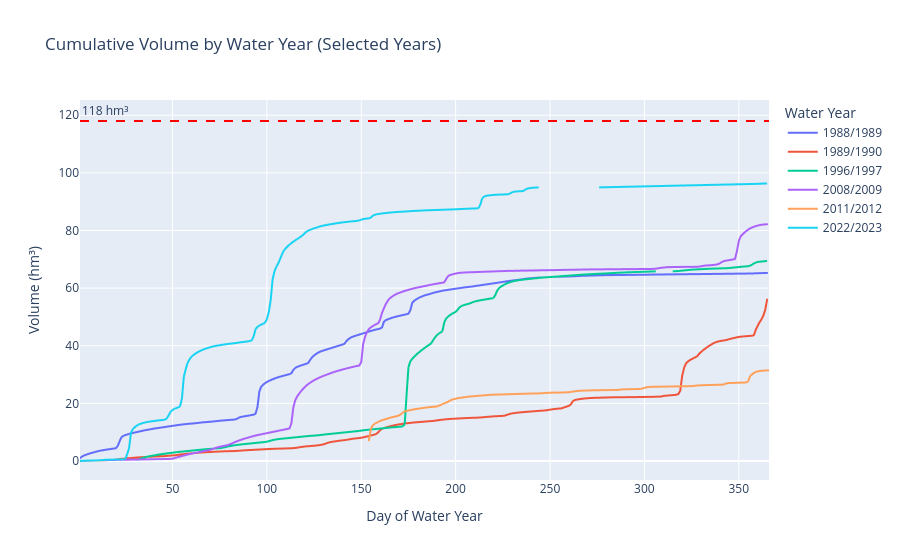

Source (notebook cell):
### Code cell
# Select specific water years
selected_years = [1988, 1989, 1996, 2008, 2011, 2022]
df_selected = df_filtered[df_filtered['water_year'].isin(selected_years)].copy()
df_selected['water_year_label'] = df_selected['water_year'].astype(str) + '/' + (df_selected['water_year']+1).astype(str)

fig = px.line(
    df_selected, 
    x='day_of_water_year', 
    y='Daily_Volume_hm3', 
    color='water_year_label',
    title='Cumulative Volume by Water Year (Selected Years)',
    labels={'day_of_water_year': 'Day of Water Year', 'Daily_Volume_hm3': 'Cumulative Volume (hm³)', 'water_year_label': 'Water Year'}
)

# Add a horizontal line at 118 hm3 - Casupá Reservoir Capacity
fig.add_hline(y=118, line_dash="dash", line_color="red", annotation_text="118 hm³", annotation_position="top left")

# Customize the plot layout
fig.update_layout(
    xaxis_title='Day of Water Year',
    yaxis_title='Volume (hm³)'
)

# Show the plot
fig.show()

### Figure 1 — Plotly figure (JSON) as saved in the notebook; plotly's stock layout.template omitted (floating-point values rounded to 4 significant figures; data arrays with more than 128 entries replaced by an {"elided": "..."} marker saying what was removed)
{"data": [{"hovertemplate": "Water Year=1988/1989<br>Day of Water Year=%{x}<br>Cumulative Volume (hm³)=%{y}<extra></extra>", "legendgroup": "1988/1989", "line": {"color": "#636efa", "dash": "solid"}, "marker": {"symbol": "circle"}, "mode": "lines", "name": "1988/1989", "showlegend": true, "type": "scattergl", "x": {"elided": "365 int values"}, "xaxis": "x", "y": {"elided": "365 float values"}, "yaxis": "y"}, {"hovertemplate": "Water Year=1989/1990<br>Day of Water Year=%{x}<br>Cumulative Volume (hm³)=%{y}<extra></extra>", "legendgroup": "1989/1990", "line": {"color": "#EF553B", "dash": "solid"}, "marker": {"symbol": "circle"}, "mode": "lines", "name": "1989/1990", "showlegend": true, "type": "scattergl", "x": {"elided": "365 int values"}, "xaxis": "x", "y": {"elided": "365 float values"}, "yaxis": "y"}, {"hovertemplate": "Water Year=1996/1997<br>Day of Water Year=%{x}<br>Cumulative Volume (hm³)=%{y}<extra></extra>", "legendgroup": "1996/1997", "line": {"color": "#00cc96", "dash": "solid"}, "marker": {"symbol": "circle"}, "mode": "lines", "name": "1996/1997", "showlegend": true, "type": "scattergl", "x": {"elided": "365 int values"}, "xaxis": "x", "y": {"elided": "365 float values"}, "yaxis": "y"}, {"hovertemplate": "Water Year=2008/2009<br>Day of Water Year=%{x}<br>Cumulative Volume (hm³)=%{y}<extra></extra>", "legendgroup": "2008/2009", "line": {"color": "#ab63fa", "dash": "solid"}, "marker": {"symbol": "circle"}, "mode": "lines", "name": "2008/2009", "showlegend": true, "type": "scattergl", "x": {"elided": "365 int values"}, "xaxis": "x", "y": {"elided": "365 float values"}, "yaxis": "y"}, {"hovertemplate": "Water Year=2011/2012<br>Day of Water Year=%{x}<br>Cumulative Volume (hm³)=%{y}<extra></extra>", "legendgroup": "2011/2012", "line": {"color": "#FFA15A", "dash": "solid"}, "marker": {"symbol": "circle"}, "mode": "lines", "name": "2011/2012", "showlegend": true, "type": "scattergl", "x": {"elided": "366 int values"}, "xaxis": "x", "y": {"elided": "366 float values"}, "yaxis": "y"}, {"hovertemplate": "Water Year=2022/2023<br>Day of Water Year=%{x}<br>Cumulative Volume (hm³)=%{y}<extra></extra>", "legendgroup": "2022/2023", "line": {"color": "#19d3f3", "dash": "solid"}, "marker": {"symbol": "circle"}, "mode": "lines", "name": "2022/2023", "showlegend": true, "type": "scattergl", "x": {"elided": "365 int values"}, "xaxis": "x", "y": {"elided": "365 float values"}, "yaxis": "y"}], "layout": {"annotations": [{"showarrow": false, "text": "118 hm³", "x": 0, "xanchor": "left", "xref": "x domain", "y": 118, "yanchor": "bottom", "yref": "y"}], "legend": {"title": {"text": "Water Year"}, "tracegroupgap": 0}, "shapes": [{"line": {"color": "red", "dash": "dash"}, "type": "line", "x0": 0, "x1": 1, "xref": "x domain", "y0": 118, "y1": 118, "yref": "y"}], "title": {"text": "Cumulative Volume by Water Year (Selected Years)"}, "xaxis": {"anchor": "y", "domain": [0, 1], "title": {"text": "Day of Water Year"}}, "yaxis": {"anchor": "x", "domain": [0, 1], "title": {"text": "Volume (hm³)"}}}}
